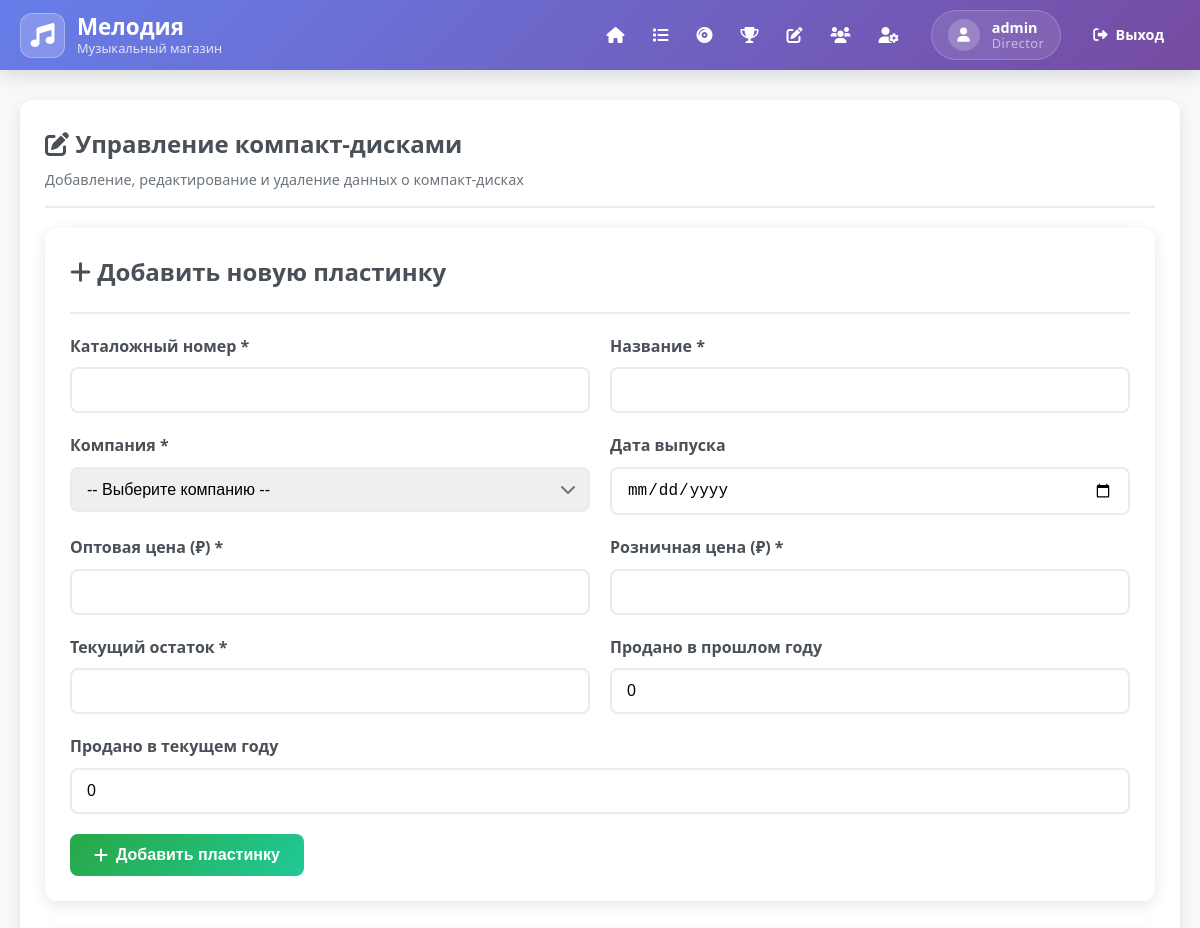
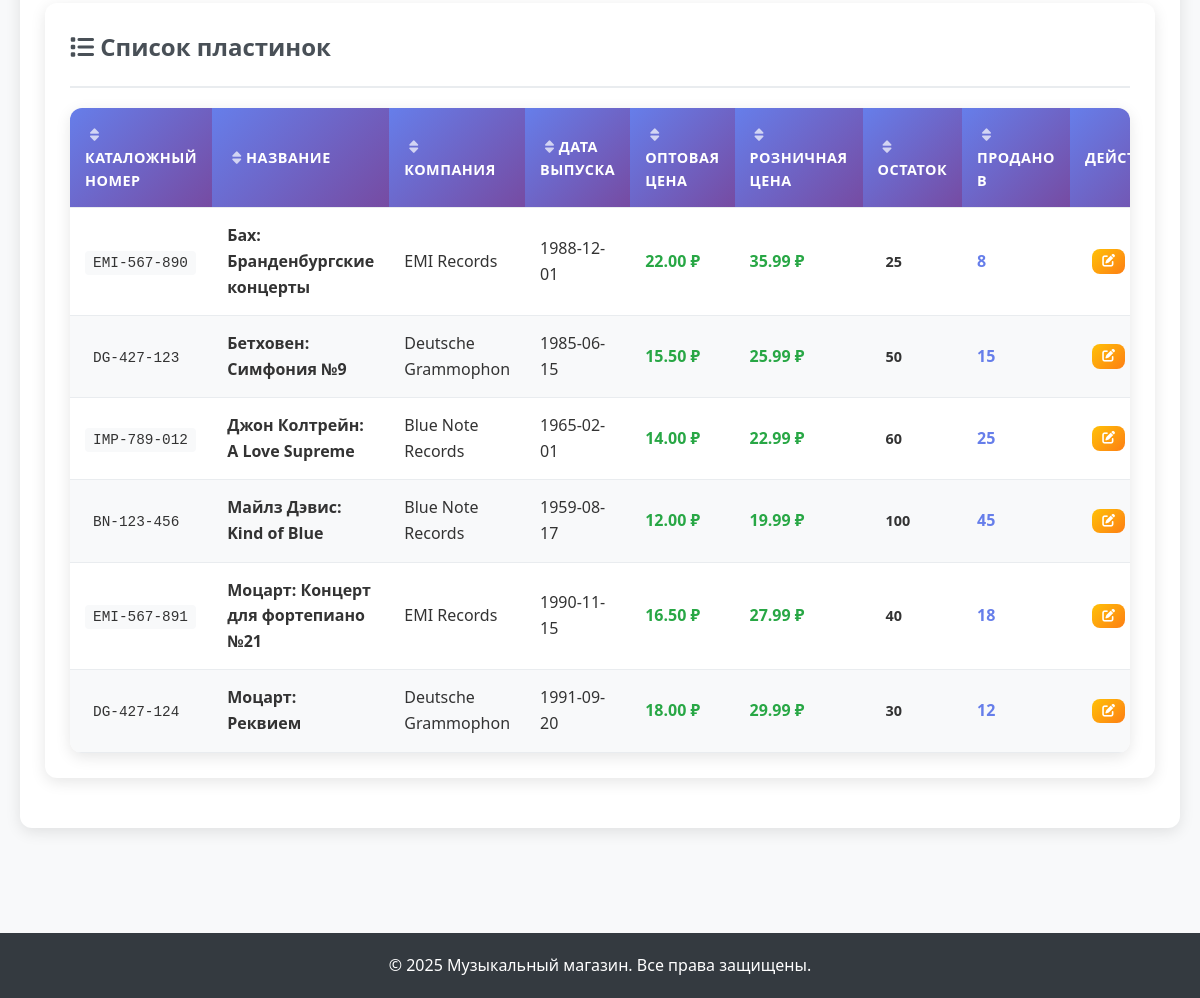
Page /manage_records (signed in) on the committed database (2 pictures, top to bottom).
### tables this page shows
CREATE TABLE users (
            id INTEGER PRIMARY KEY AUTOINCREMENT,
            username TEXT NOT NULL UNIQUE,
            password_hash TEXT NOT NULL,
            role TEXT NOT NULL DEFAULT 'buyer',
            full_name TEXT NOT NULL,
            email TEXT,
            phone TEXT,
            created_at TIMESTAMP DEFAULT CURRENT_TIMESTAMP,
            is_active BOOLEAN DEFAULT 1
        );

CREATE TABLE records (
            id INTEGER PRIMARY KEY AUTOINCREMENT,
            catalog_number TEXT NOT NULL UNIQUE,
            title TEXT NOT NULL,
            company_id INTEGER NOT NULL,
            release_date DATE,
            wholesale_price DECIMAL(10,2),
            retail_price DECIMAL(10,2),
            current_stock INTEGER DEFAULT 0,
            sold_last_year INTEGER DEFAULT 0,
            sold_this_year INTEGER DEFAULT 0, rating DECIMAL(3,2) DEFAULT NULL,
            FOREIGN KEY (company_id) REFERENCES companies (id)
        );

CREATE TABLE companies (
            id INTEGER PRIMARY KEY AUTOINCREMENT,
            name TEXT NOT NULL,
            address TEXT,
            phone TEXT,
            email TEXT,
            is_wholesaler BOOLEAN DEFAULT 0
        );

### proj_avtom/app.py (the view)
        def decorated_function(*args, **kwargs):
            if 'user_id' not in session:
                flash('Необходимо войти в систему', 'error')
                return redirect(url_for('login'))
            conn = get_db_connection()
            user = conn.execute('SELECT role FROM users WHERE id = ?', (session['user_id'],)).fetchone()
            conn.close()
            if not user or user['role'] not in required_roles:
                flash('Недостаточно прав доступа', 'error')
                return redirect(url_for('index'))
            return f(*args, **kwargs)

### proj_avtom/app.py (called while the page is built)
def get_db_connection():
    conn = sqlite3.connect(DATABASE)
    conn.row_factory = sqlite3.Row
    return conn

def role_required(required_roles):
    def decorator(f):
        def decorated_function(*args, **kwargs):
            if 'user_id' not in session:
                flash('Необходимо войти в систему', 'error')
                return redirect(url_for('login'))
            conn = get_db_connection()
            user = conn.execute('SELECT role FROM users WHERE id = ?', (session['user_id'],)).fetchone()
            conn.close()
            if not user or user['role'] not in required_roles:
                flash('Недостаточно прав доступа', 'error')
                return redirect(url_for('index'))
            return f(*args, **kwargs)
        decorated_function.__name__ = f.__name__
        return decorated_function
    return decorator

@app.route('/manage_records')
@role_required(['seller', 'director'])
def manage_records():
    conn = get_db_connection()
    records = conn.execute('''
        SELECT r.*, comp.name as company_name
        FROM records r
        JOIN companies comp ON r.company_id = comp.id
        ORDER BY r.title
    ''').fetchall()
    companies = conn.execute('SELECT * FROM companies ORDER BY name').fetchall()
    conn.close()
    return render_template('manage_records.html', records=records, companies=companies)

### proj_avtom/templates/manage_records.html (shortened to what this page needs)
{% extends "base.html" %}
{% block content %}
<div class="card">
    <div class="card-header">
        <h1 class="card-title">
            <i class="fas fa-edit"></i>
            Управление компакт-дисками
        </h1>
        <p class="card-subtitle">
            Добавление, редактирование и удаление данных о компакт-дисках
        </p>
    </div>
    <div class="add-record-section card">
        <div class="card-header">
            <h2 class="card-title">
                <i class="fas fa-plus"></i>
                Добавить новую пластинку
            </h2>
        </div>
        <form method="POST" action="{{ url_for('add_record') }}">
            <div class="form-row">
                <div class="form-group">
                    <label for="catalog_number" class="form-label">Каталожный номер *</label>
                    <input type="text" name="catalog_number" id="catalog_number" class="form-control" required>
                </div>
                <div class="form-group">
                    <label for="title" class="form-label">Название *</label>
                    <input type="text" name="title" id="title" class="form-control" required>
                </div>
            </div>
            <div class="form-row">
                <div class="form-group">
                    <label for="company_id" class="form-label">Компания *</label>
                    <div class="select-wrapper">
                        <select name="company_id" id="company_id" class="form-control select" required>
                            <option value="">-- Выберите компанию --</option>
                        </select>
                    </div>
                </div>
                <div class="form-group">
                    <label for="release_date" class="form-label">Дата выпуска</label>
                    <input type="date" name="release_date" id="release_date" class="form-control">
                </div>
            </div>
            <div class="form-row">
                <div class="form-group">
                    <label for="wholesale_price" class="form-label">Оптовая цена (₽) *</label>
                    <input type="number" name="wholesale_price" id="wholesale_price" class="form-control" step="0.01" min="0" required>
                </div>
                <div class="form-group">
                    <label for="retail_price" class="form-label">Розничная цена (₽) *</label>
                    <input type="number" name="retail_price" id="retail_price" class="form-control" step="0.01" min="0" required>
                </div>
            </div>
            <div class="form-row">
                <div class="form-group">
                    <label for="current_stock" class="form-label">Текущий остаток *</label>
                    <input type="number" name="current_stock" id="current_stock" class="form-control" min="0" required>
                </div>
                <div class="form-group">
                    <label for="sold_last_year" class="form-label">Продано в прошлом году</label>
                    <input type="number" name="sold_last_year" id="sold_last_year" class="form-control" min="0" value="0">
                </div>
            </div>
            <div class="form-group">
                <label for="sold_this_year" class="form-label">Продано в текущем году</label>
                <input type="number" name="sold_this_year" id="sold_this_year" class="form-control" min="0" value="0">
            </div>
            <button type="submit" class="btn btn-success">
                <i class="fas fa-plus"></i>
                Добавить пластинку
            </button>
        </form>
    </div>
    <div class="records-list card">
        <div class="card-header">
            <h2 class="card-title">
                <i class="fas fa-list"></i>
                Список пластинок
            </h2>
        </div>
        {% if records %}
            <div class="table-container">
                <table class="table">
                    <thead>
                        <tr>
                            <th onclick="sortTable('records-table', 0)">
                                <i class="fas fa-sort"></i> Каталожный номер
                            </th>
                            <th onclick="sortTable('records-table', 1)">
                                <i class="fas fa-sort"></i> Название
                            </th>
                            <th onclick="sortTable('records-table', 2)">
                                <i class="fas fa-sort"></i> Компания
                            </th>
                            <th onclick="sortTable('records-table', 3)">
                                <i class="fas fa-sort"></i> Дата выпуска
                            </th>
                            <th onclick="sortTable('records-table', 4)">
                                <i class="fas fa-sort"></i> Оптовая цена
                            </th>
                            <th onclick="sortTable('records-table', 5)">
                                <i class="fas fa-sort"></i> Розничная цена
                            </th>
                            <th onclick="sortTable('records-table', 6)">
                                <i class="fas fa-sort"></i> Остаток
                            </th>
                            <th onclick="sortTable('records-table', 7)">
                                <i class="fas fa-sort"></i> Продано в {{ current_year }}
                            </th>
                            <th>Действия</th>
                        </tr>
                    </thead>
                    <tbody id="records-table">
                        {% for record in records %}
                        <tr>
                            <td>
                                <span class="catalog-number">{{ record.catalog_number }}</span>
                            </td>
                            <td>
                                <strong>{{ record.title }}</strong>
                            </td>
                            <td>{{ record.company_name }}</td>
                            <td>
                                {% if record.release_date %}
                                    {{ record.release_date }}
                                {% else %}
                                    <span class="text-muted">Не указана</span>
                                {% endif %}
                            </td>
                            <td>
                                {% if record.wholesale_price %}
                                    <span class="price">{{ "%.2f"|format(record.wholesale_price) }} ₽</span>
                                {% else %}
                                    <span class="text-muted">Не указана</span>
                                {% endif %}
                            </td>
                            <td>
                                {% if record.retail_price %}
                                    <span class="price">{{ "%.2f"|format(record.retail_price) }} ₽</span>
                                {% else %}
                                    <span class="text-muted">Не указана</span>
                                {% endif %}
                            </td>
                            <td>
                                <span class="stock-count {% if record.current_stock == 0 %}out-of-stock{% elif record.current_stock < 10 %}low-stock{% endif %}">
                                    {{ record.current_stock }}
                                </span>
                            </td>
                            <td>
                                <span class="sales-count">{{ record.sold_this_year }}</span>
                            </td>
                            <td>
                                <div class="action-buttons">
                                    <a href="{{ url_for('edit_record', record_id=record.id) }}" class="btn btn-warning btn-sm">
                                        <i class="fas fa-edit"></i>
                                    </a>
                                </div>
                            </td>
                        </tr>
                        {% endfor %}
                    </tbody>
                </table>
            </div>
        {% endif %}
    </div>
</div>
{% endblock %}

### proj_avtom/templates/base.html (shortened to what this page needs)
<!DOCTYPE html>
<html lang="ru">
<head>
    <link rel="stylesheet" href="{{ url_for('static', filename='style.css') }}">
    <link href="https://cdnjs.cloudflare.com/ajax/libs/font-awesome/6.0.0/css/all.min.css" rel="stylesheet">
</head>
<body>
    <nav class="navbar">
        <div class="nav-container">
            <div class="nav-brand">
                <div class="brand-icon">
                    <i class="fas fa-music"></i>
                </div>
                <div class="brand-text">
                    <span class="brand-name">Мелодия</span>
                    <span class="brand-subtitle">Музыкальный магазин</span>
                </div>
            </div>
            <div class="nav-content">
                <ul class="nav-menu">
                    <li class="nav-item">
                        <a href="{{ url_for('index') }}" class="nav-link">
                            <i class="fas fa-home"></i>
                        </a>
                    </li>
                    {% if session.user_id %}
                        <li class="nav-item">
                            <a href="{{ url_for('compositions_count') }}" class="nav-link">
                                <i class="fas fa-list"></i>
                            </a>
                        </li>
                        <li class="nav-item">
                            <a href="{{ url_for('ensemble_records') }}" class="nav-link">
                                <i class="fas fa-compact-disc"></i>
                            </a>
                        </li>
                        <li class="nav-item">
                            <a href="{{ url_for('sales_leaders') }}" class="nav-link">
                                <i class="fas fa-trophy"></i>
                            </a>
                        </li>
                        {% if session.role in ['seller', 'director'] %}
                            <li class="nav-item">
                                <a href="{{ url_for('manage_records') }}" class="nav-link">
                                    <i class="fas fa-edit"></i>
                                </a>
                            </li>
                        {% endif %}
                        {% if session.role == 'director' %}
                            <li class="nav-item">
                                <a href="{{ url_for('manage_ensembles') }}" class="nav-link">
                                    <i class="fas fa-users"></i>
                                </a>
                            </li>
                            <li class="nav-item">
                                <a href="{{ url_for('manage_users') }}" class="nav-link">
                                    <i class="fas fa-user-cog"></i>
                                </a>
                            </li>
                        {% endif %}
                    {% endif %}
                </ul>
                <div class="nav-user">
                    {% if session.user_id %}
                        <div class="user-profile">
                            <div class="user-avatar">
                                <i class="fas fa-user"></i>
                            </div>
                            <div class="user-details">
                                <span class="user-name">{{ session.username }}</span>
                                <span class="user-role">{{ session.role }}</span>
                            </div>
                        </div>
                        <a href="{{ url_for('logout') }}" class="btn btn-outline btn-sm">
                            <i class="fas fa-sign-out-alt"></i>
                            <span>Выход</span>
                        </a>
                    {% endif %}
                </div>
            </div>
        </div>
    </nav>
    <main class="main-content">
        {% block content %}{% endblock %}
    </main>
    <footer class="footer">
        <div class="footer-content">
            <p>&copy; 2025 Музыкальный магазин. Все права защищены.</p>
        </div>
    </footer>
</body>
</html>

### proj_avtom/templates/manage_records.html (style rules this page uses)
.add-record-section { margin-bottom: 30px; }
.records-list { margin-bottom: 25px; }
.table th { cursor: pointer; user-select: none; }
.table th i { margin-left: 5px; opacity: 0.7; }
.catalog-number { font-family: 'Courier New', monospace; background-color: #f8f9fa; padding: 4px 8px; border-radius: 4px; font-size: 0.9rem; }
.price { font-weight: 600; color: #28a745; }
.stock-count { font-weight: 600; padding: 4px 8px; border-radius: 4px; font-size: 0.9rem; }
.sales-count { font-weight: 600; color: #667eea; }
.action-buttons { display: flex; gap: 5px; justify-content: center; }
.action-buttons .btn { padding: 6px 10px; font-size: 0.8rem; }

### rows in the picture
users: username "admin", role "Director"
records: catalog_number "EMI-567-890", title "Бах: Бранденбургские концерты", company_name "EMI Records", release_date "1988-12-01", wholesale_price "22.00", retail_price "35.99", current_stock "25", sold_this_year "8"
records: catalog_number "DG-427-123", title "Бетховен: Симфония №9", company_name "Deutsche Grammophon", release_date "1985-06-15", wholesale_price "15.50", retail_price "25.99", current_stock "50", sold_this_year "15"
records: catalog_number "IMP-789-012", title "Джон Колтрейн: A Love Supreme", company_name "Blue Note Records", release_date "1965-02-01", wholesale_price "14.00", retail_price "22.99", current_stock "60", sold_this_year "25"
records: catalog_number "BN-123-456", title "Майлз Дэвис: Kind of Blue", company_name "Blue Note Records", release_date "1959-08-17", wholesale_price "12.00", retail_price "19.99", current_stock "100", sold_this_year "45"
records: catalog_number "EMI-567-891", title "Моцарт: Концерт для фортепиано №21", company_name "EMI Records", release_date "1990-11-15", wholesale_price "16.50", retail_price "27.99", current_stock "40", sold_this_year "18"
records: catalog_number "DG-427-124", title "Моцарт: Реквием", company_name "Deutsche Grammophon", release_date "1991-09-20", wholesale_price "18.00", retail_price "29.99", current_stock "30", sold_this_year "12"
